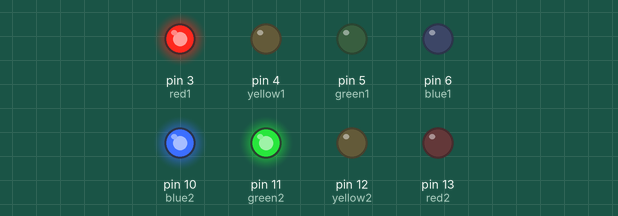
Bench run of a sketch on a simulated Arduino Uno, built with avr-gcc and run on an emulated ATmega328P. Parts: output pins drawn as LEDs (lit = HIGH).

Above: at 2.5 s.
At 6.5 s:
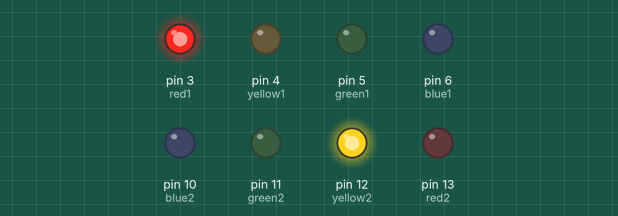
At 10.5 s:
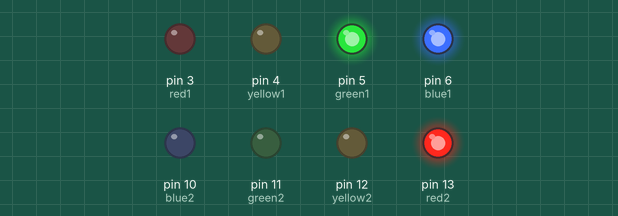
At 14.0 s:
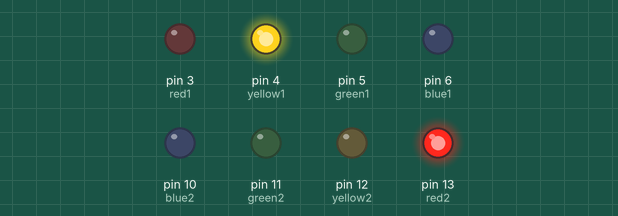
Timing chart, 0 to 19.5 s (numbered marks = the images above):
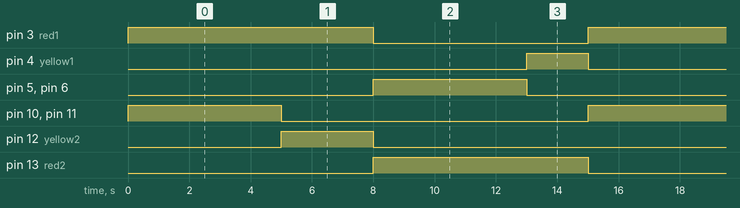

Measured:
- by itself, pin 3 (red1): alternates HIGH for 8.0 s and LOW for 7.0 s
- by itself, pin 4 (yellow1): alternates HIGH for 2.0 s and LOW for 13.0 s
- by itself, pin 5 (green1), pin 6 (blue1), pin 10 (blue2), pin 11 (green2): alternates HIGH for 5.0 s and LOW for 10.0 s
- by itself, pin 12 (yellow2): alternates HIGH for 3.0 s and LOW for 12.0 s
- by itself, pin 13 (red2): alternates HIGH for 7.0 s and LOW for 8.0 s

The sketch:

traffic_test.ino
```cpp
// Traffic light one
int red1 = 3;
int yellow1 = 4;
int green1 = 5;
int blue1 = 6;


// Traffic light two
int red2 = 13;
int yellow2 = 12;
int green2 = 11;
int blue2 = 10;


void setup () {
// Traffic light one
pinMode (red1, OUTPUT);
pinMode (yellow1, OUTPUT);
pinMode (green1, OUTPUT);
pinMode (blue1, OUTPUT);


// Traffic light two
pinMode (red2, OUTPUT);
pinMode (yellow2, OUTPUT);
pinMode (green2, OUTPUT);
pinMode (blue2, OUTPUT);

}


void loop () {
changeLights ();
delay(1000);
}


void changeLights () {


// turns off both yellow and turns on red1 and green2
digitalWrite(yellow1, LOW);
digitalWrite(red1, HIGH);
digitalWrite(yellow2, LOW);
digitalWrite(red2, LOW);
digitalWrite(green2, HIGH);
digitalWrite(blue2, HIGH);
delay(5000);

// both of the yellow lights turns on
digitalWrite(yellow1, LOW);
digitalWrite(yellow2, HIGH);
digitalWrite(green2, LOW);
digitalWrite(blue2, LOW);
delay(3000);

// turns off both yellow light and turns on grren1 and red2
digitalWrite(green1, HIGH);
digitalWrite(blue1, HIGH);
digitalWrite(yellow1, LOW);
digitalWrite(red1, LOW);
digitalWrite(yellow2, LOW);
digitalWrite(red2, HIGH);
delay(5000);

// Both yellow lights turns on
digitalWrite(green1, LOW);
digitalWrite(blue1, LOW);
digitalWrite(yellow1, HIGH);
delay (1000);
}
```
